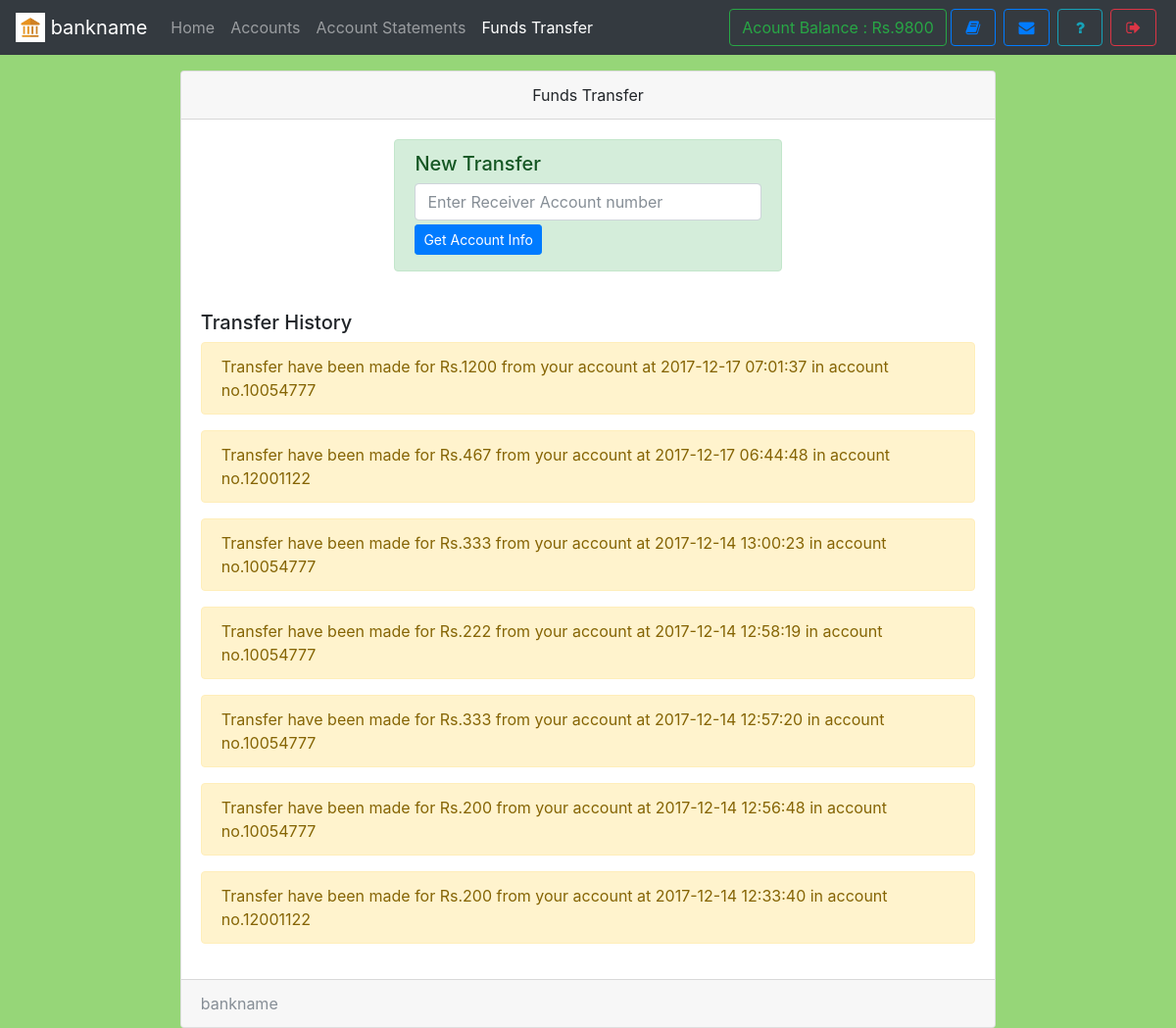
The page /transfer.php (signed in) on the database as committed earlier.
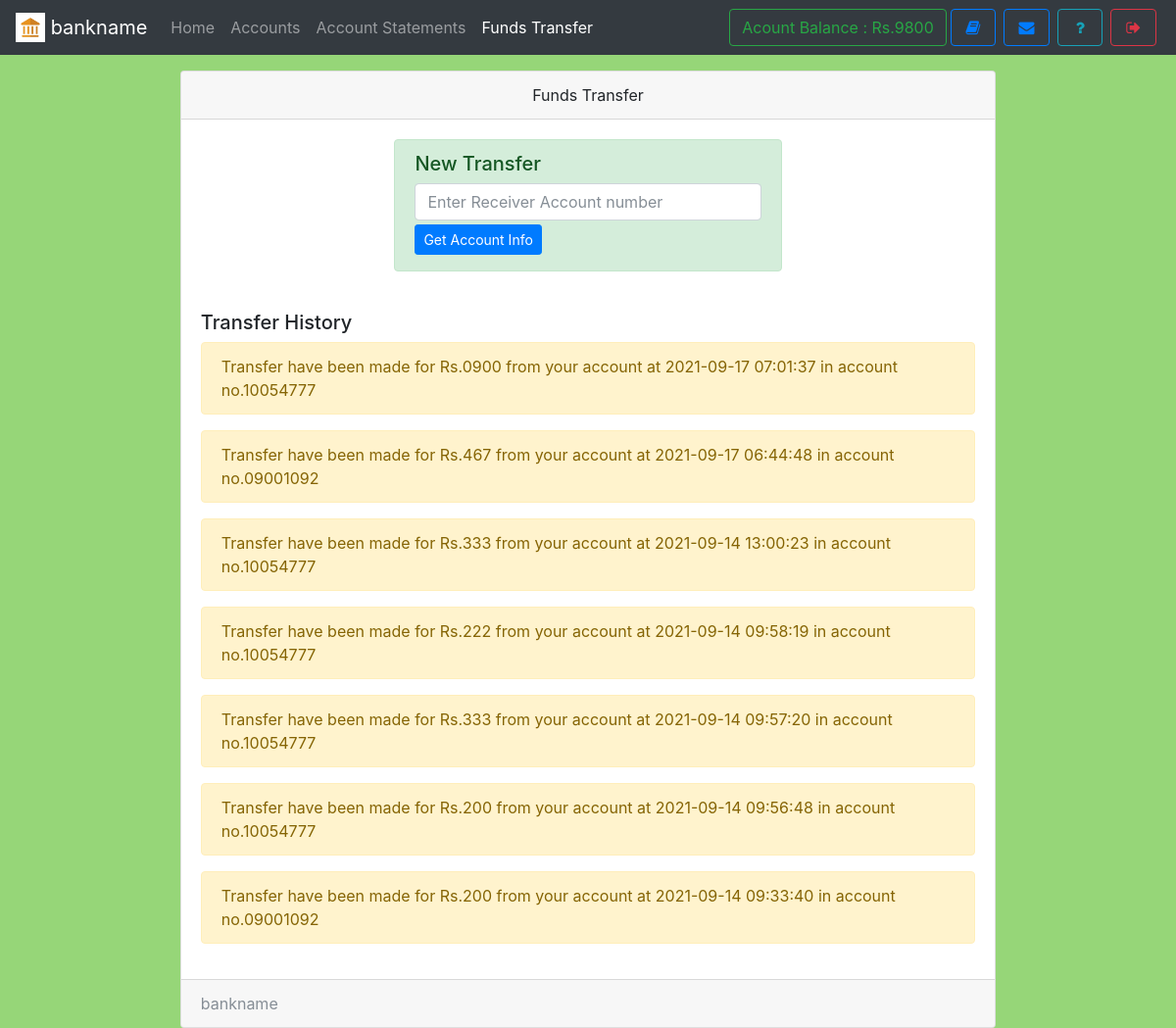
The same page on the database as committed later.
### tables this page shows
CREATE TABLE `transaction` (
  `transactionId` int(11) NOT NULL,
  `action` varchar(111) NOT NULL,
  `credit` varchar(111) NOT NULL,
  `debit` varchar(111) NOT NULL,
  `balance` varchar(111) NOT NULL,
  `beneId` varchar(111) NOT NULL,
  `other` varchar(111) NOT NULL,
  `userId` int(11) NOT NULL,
  `date` timestamp NOT NULL DEFAULT CURRENT_TIMESTAMP
);

### assets/db.php (called while the page is built, shortened)
<?php
    $con = new mysqli('localhost','root','','mybank');
    $ar = $con->query("select * from userAccounts,branch where id = '$_SESSION[userId]' AND userAccounts.branch = branch.branchId");
    $userData = $ar->fetch_assoc();
?>

### transfer.php (the view, shortened to what this page needs)
<!DOCTYPE html>
<html>
<head>
  <?php require 'assets/autoloader.php'; ?>
  <?php require 'assets/db.php'; ?>
  <?php require 'assets/function.php'; ?>
</head>
<body style="background:#96D678;background-size: 100%">
<nav class="navbar navbar-expand-lg navbar-dark bg-dark fixed-top">
 <a class="navbar-brand" href="#">
    <img src="images/logo.png" width="30" height="30" class="d-inline-block align-top" alt="">
   <?php echo bankname; ?>
  </a>
  <div class="collapse navbar-collapse" id="navbarSupportedContent">
    <ul class="navbar-nav mr-auto">
      <li class="nav-item ">
        <a class="nav-link " href="index.php">Home <span class="sr-only">(current)</span></a>
      </li>
      <li class="nav-item ">  <a class="nav-link" href="accounts.php">Accounts</a></li>
      <li class="nav-item ">  <a class="nav-link" href="statements.php">Account Statements</a></li>
      <li class="nav-item active">  <a class="nav-link" href="transfer.php">Funds Transfer</a></li>
    </ul>
    <?php include 'sideButton.php'; ?>
  </div>
</nav><br><br><br>
<div class="container">
  <div class="card  w-75 mx-auto">
  <div class="card-header text-center">
    Funds Transfer
  </div>
  <div class="card-body">
      <form method="POST">
          <div class="alert alert-success w-50 mx-auto">
            <h5>New Transfer</h5>
            <input type="text" name="otherNo" class="form-control " placeholder="Enter Receiver Account number" required>
            <button type="submit" name="get" class="btn btn-primary btn-bloc btn-sm my-1">Get Account Info</button>
          </div>
      </form>
    <br>
    <h5>Transfer History</h5>
    <?php
      $array = $con->query("select * from transaction where userId = '$userData[id]' AND action = 'transfer' order by date desc");
      if ($array ->num_rows > 0)
      {
         while ($row = $array->fetch_assoc())
         {
            if ($row['action'] == 'transfer')
            {
              echo "<div class='alert alert-warning'>Transfer have been made for  Rs.$row[debit] from your account at $row[date] in  account no.$row[other]</div>";
            }
         }
      }
      else
        echo "<div class='alert alert-info'>You have made no transfer yet.</div>";
    ?>
  </div>
  <div class="card-footer text-muted">
   <?php echo bankname ?>
  </div>
</div>
</div>
</body>
</html>

Rows that differ between the two databases and show on the page:
changed transaction (number 1 of 7 on the later page): debit "1200" → "0900"; date "2017-12-17 07:01:37" → "2021-09-17 07:01:37"
changed transaction (number 2 of 7 on the later page): date "2017-12-17 06:44:48" → "2021-09-17 06:44:48"; other "12001122" → "09001092"
changed transaction (number 3 of 7 on the later page): date "2017-12-14 13:00:23" → "2021-09-14 13:00:23"
changed transaction (number 4 of 7 on the later page): date "2017-12-14 12:58:19" → "2021-09-14 09:58:19"
changed transaction (number 5 of 7 on the later page): date "2017-12-14 12:57:20" → "2021-09-14 09:57:20"
changed transaction (number 6 of 7 on the later page): date "2017-12-14 12:56:48" → "2021-09-14 09:56:48"
changed transaction (number 7 of 7 on the later page): date "2017-12-14 12:33:40" → "2021-09-14 09:33:40"; other "12001122" → "09001092"
